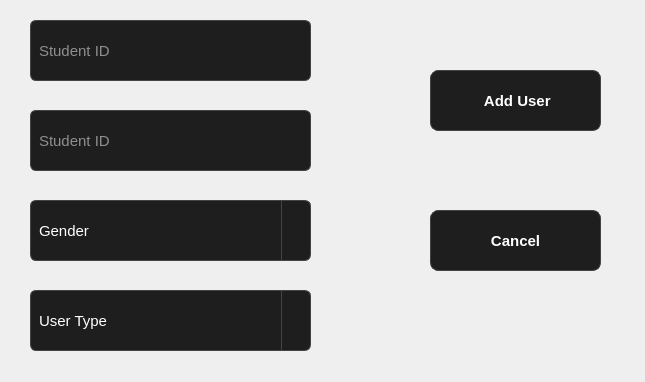
<?xml version="1.0" encoding="UTF-8"?>
<ui version="4.0">
 <class>widget</class>
 <widget class="QWidget" name="widget">
  <property name="geometry">
   <rect>
    <x>0</x>
    <y>0</y>
    <width>645</width>
    <height>382</height>
   </rect>
  </property>
  <property name="focusPolicy">
   <enum>Qt::WheelFocus</enum>
  </property>
  <property name="windowTitle">
   <string>addUsers</string>
  </property>
  <property name="styleSheet">
   <string notr="true">QMainWindow {
    background-color: #000000; /* الخلفية الرئيسية سوداء */
}
QPushButton:pressed, QPushButton:checked {
    background-color: #44bd32; /* green when clicked */
    color: white;}
/* Sidebar */
QListWidget {
    background-color: #1e1e1e;
    color: #ffffff;
    border-radius: 8px;
    font-size: 12pt;
}
QListWidget::item:selected {
    background: #00a8ff;
    color: white;
}
QListWidget::item:hover {
    background: #333333;
}

/* Tabs */
QTabBar::tab {
    font-size: 12pt;
    padding: 8px 20px;
    margin: 4px;
    border-radius: 12px;
    background: #1e1e1e;
    color: #bbbbbb;
}
QTabBar::tab:selected {
    background: #44bd32;
    color: white;
    font-weight: bold;
}
QTabBar::tab:hover {
    background: #4cd137;
    color: white;
}

/* Forms (LineEdits, Labels) */
QLabel {
    color: #ffffff;
    font-size: 11pt;
}
QLineEdit {
    font-size: 11pt;
    padding: 6px;
    border: 1px solid #444444;
    border-radius: 6px;
    background: #1e1e1e;
    color: #ffffff;
}
QLineEdit:focus {
    border: 2px solid #44bd32;
    background: #2c2c2c;
    color: #ffffff;
}

/* Buttons */
QPushButton {
    font-size: 11pt;
    font-weight: bold;
    padding: 8px 16px;
    border-radius: 8px;
    color: white;
    background-color: #1e1e1e;
    border: 1px solid #444;
}
QPushButton#add {
    background-color: #44bd32;
}
QPushButton#add:hover {
    background-color: #4cd137;
}
QPushButton#update {
    background-color: #0097e6;
}
QPushButton#update:hover {
    background-color: #00a8ff;
}
QPushButton#delete {
    background-color: #e84118;
}
QPushButton#delete:hover {
    background-color: #c23616;
}
/* ---------------- Buttons ---------------- */
QPushButton:pressed, QPushButton:checked {
    background-color: #44bd32; /* green when clicked */
    color: white;
}

/* ---------------- LineEdits ---------------- */
QLineEdit:focus {
    border: 2px solid #44bd32; /* green border when focused */
    background: #2c2c2c;
    color: #ffffff;
}

/* ---------------- QListWidget Items ---------------- */
QListWidget::item:selected {
    background-color: #44bd32; /* green when selected */
    color: white;
}

/* ---------------- QTabBar Tabs ---------------- */
QTabBar::tab:selected {
    background-color: #44bd32; /* green for selected tab */
    color: white;
    font-weight: bold;
}
</string>
  </property>
  <widget class="QPushButton" name="addUserButton">
   <property name="geometry">
    <rect>
     <x>430</x>
     <y>70</y>
     <width>171</width>
     <height>61</height>
    </rect>
   </property>
   <property name="text">
    <string> Add User</string>
   </property>
  </widget>
  <widget class="QPushButton" name="cancelButton">
   <property name="geometry">
    <rect>
     <x>430</x>
     <y>210</y>
     <width>171</width>
     <height>61</height>
    </rect>
   </property>
   <property name="text">
    <string>Cancel</string>
   </property>
  </widget>
  <widget class="QLineEdit" name="birthYearInput">
   <property name="geometry">
    <rect>
     <x>30</x>
     <y>20</y>
     <width>281</width>
     <height>61</height>
    </rect>
   </property>
   <property name="font">
    <font>
     <pointsize>11</pointsize>
    </font>
   </property>
   <property name="text">
    <string/>
   </property>
   <property name="placeholderText">
    <string>Student ID</string>
   </property>
  </widget>
  <widget class="QLineEdit" name="ageInput">
   <property name="geometry">
    <rect>
     <x>30</x>
     <y>110</y>
     <width>281</width>
     <height>61</height>
    </rect>
   </property>
   <property name="font">
    <font>
     <pointsize>11</pointsize>
    </font>
   </property>
   <property name="text">
    <string/>
   </property>
   <property name="placeholderText">
    <string>Student ID</string>
   </property>
  </widget>
  <widget class="QComboBox" name="genderCombo">
   <property name="geometry">
    <rect>
     <x>30</x>
     <y>200</y>
     <width>281</width>
     <height>61</height>
    </rect>
   </property>
   <property name="focusPolicy">
    <enum>Qt::WheelFocus</enum>
   </property>
   <property name="styleSheet">
    <string notr="true">/* ComboBox */
QComboBox {
    font-size: 11pt;
    padding: 6px 8px;
    border: 1px solid #444444;
    border-radius: 6px;
    background-color: #1e1e1e;
    color: #ffffff;
}

/* لما يبقى الفوكس على الكومبو */
QComboBox:focus {
    border: 2px solid #44bd32;
    background-color: #2c2c2c;
    color: #ffffff;
}

/* سهم النزول */
QComboBox::drop-down {
    subcontrol-origin: padding;
    subcontrol-position: top right;
    width: 28px;
    border-left: 1px solid #444444;
    background: transparent;
    border-top-right-radius: 6px;
    border-bottom-right-radius: 6px;
}

/* شكل السهم الافتراضي */
QComboBox::down-arrow {
    image: none;   /* استخدم السهم الافتراضي للنظام */
    width: 10px;
    height: 10px;
}

/* اللستة اللي بتنزل */
QComboBox QAbstractItemView {
    background-color: #1e1e1e;
    border: 1px solid #444444;
    border-radius: 6px;
    selection-background-color: #44bd32;
    selection-color: white;
    color: #ffffff;
}
</string>
   </property>
   <property name="currentText">
    <string>Gender</string>
   </property>
   <property name="maxVisibleItems">
    <number>23</number>
   </property>
   <item>
    <property name="text">
     <string>Gender</string>
    </property>
   </item>
   <item>
    <property name="text">
     <string>Male </string>
    </property>
   </item>
   <item>
    <property name="text">
     <string>Female</string>
    </property>
   </item>
  </widget>
  <widget class="QComboBox" name="userTypeCombo">
   <property name="geometry">
    <rect>
     <x>30</x>
     <y>290</y>
     <width>281</width>
     <height>61</height>
    </rect>
   </property>
   <property name="focusPolicy">
    <enum>Qt::WheelFocus</enum>
   </property>
   <property name="styleSheet">
    <string notr="true">/* ComboBox */
QComboBox {
    font-size: 11pt;
    padding: 6px 8px;
    border: 1px solid #444444;
    border-radius: 6px;
    background-color: #1e1e1e;
    color: #ffffff;
}

/* لما يبقى الفوكس على الكومبو */
QComboBox:focus {
    border: 2px solid #44bd32;
    background-color: #2c2c2c;
    color: #ffffff;
}

/* سهم النزول */
QComboBox::drop-down {
    subcontrol-origin: padding;
    subcontrol-position: top right;
    width: 28px;
    border-left: 1px solid #444444;
    background: transparent;
    border-top-right-radius: 6px;
    border-bottom-right-radius: 6px;
}

/* شكل السهم الافتراضي */
QComboBox::down-arrow {
    image: none;   /* استخدم السهم الافتراضي للنظام */
    width: 10px;
    height: 10px;
}

/* اللستة اللي بتنزل */
QComboBox QAbstractItemView {
    background-color: #1e1e1e;
    border: 1px solid #444444;
    border-radius: 6px;
    selection-background-color: #44bd32;
    selection-color: white;
    color: #ffffff;
}
</string>
   </property>
   <property name="currentText">
    <string>User Type</string>
   </property>
   <property name="maxVisibleItems">
    <number>23</number>
   </property>
   <item>
    <property name="text">
     <string>User Type</string>
    </property>
   </item>
   <item>
    <property name="text">
     <string>Subscriber</string>
    </property>
   </item>
   <item>
    <property name="text">
     <string>Customer</string>
    </property>
   </item>
  </widget>
 </widget>
 <resources/>
 <connections/>
</ui>
